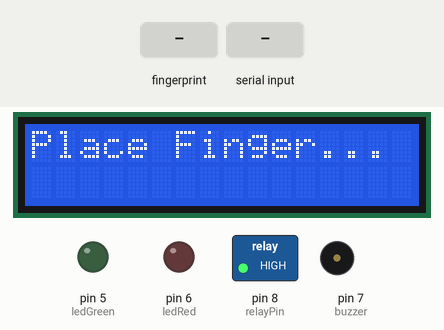
This sketch was run on a simulated Arduino Uno, built with avr-gcc and run on an emulated ATmega328P. Parts: 16×2 character LCD, switched loads named in the sketch (green lamp = pin HIGH), output pins drawn as LEDs (lit = HIGH), buzzer (waves = sounding). The test bench sets the inputs (shaded band). What the sketch prints to the serial monitor is not drawn.

Above: at 4.3 s.
4.4 s: finger stored as number 1 placed on the sensor
At 5.8 s:
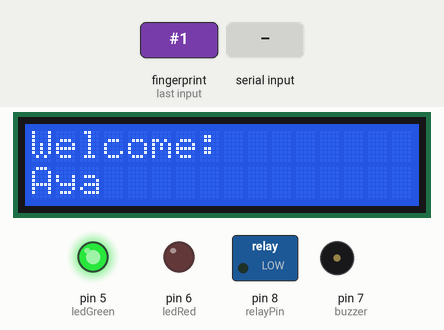
6.6 s: "e90\n" received over Serial
At 9.4 s:
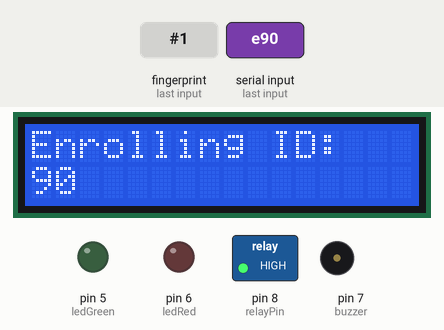
9.6 s: finger stored as number 1 placed on the sensor
At 11.0 s:
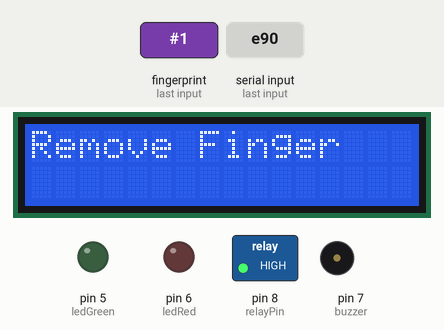
12.6 s: finger stored as number 1 placed on the sensor
At 14.3 s:
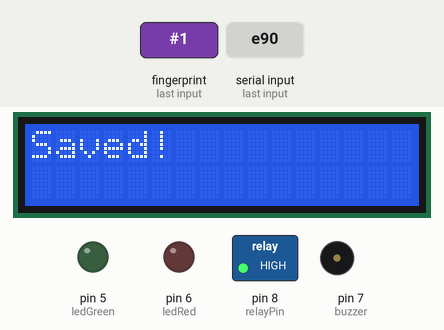
Timing chart, 0 to 15.8 s (numbered marks = the images above; inputs shaded):
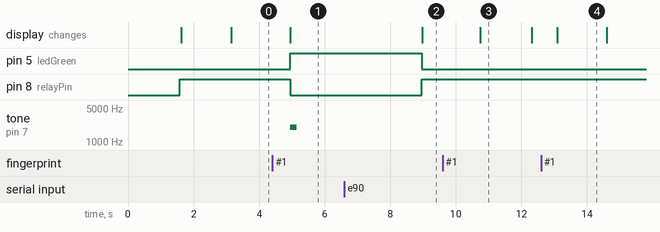

The sketch:

sketch_may23a_copy_20260523204840.ino
```cpp
#include <Adafruit_Fingerprint.h>
#include <SoftwareSerial.h>
#include <LiquidCrystal_I2C.h>

// ---------- LCD ----------
LiquidCrystal_I2C lcd(0x27, 16, 2);

// ---------- Fingerprint Sensor ----------
SoftwareSerial mySerial(2, 3);   // Rx, Tx
Adafruit_Fingerprint finger(&mySerial);

// ---------- Pins ----------
int relayPin = 8;     // Relay (Active LOW)
int buzzer = 7;       // Buzzer (Passive)
int ledGreen = 5;
int ledRed = 6;

// ---------------------
//  NAME FUNCTION
// ---------------------
String getName(int id) {
  if (id == 1) return "Aya";
  if (id == 2) return "Aml";
  if (id == 3) return "Salama";
  if (id == 4) return "Alaa";
  if (id == 5) return "Kiro";
  return "Unknown";
}

// ---------------------
//  SETUP
// ---------------------
void setup() {

  // LCD
  lcd.init();
  lcd.backlight();
  lcd.clear();
  lcd.setCursor(0, 0);
  lcd.print("System Starting...");
  delay(1500);

  Serial.begin(9600);
  mySerial.begin(57600);

  pinMode(relayPin, OUTPUT);
  pinMode(buzzer, OUTPUT);
  pinMode(ledGreen, OUTPUT);
  pinMode(ledRed, OUTPUT);

  // default OFF
  digitalWrite(relayPin, HIGH);   // Relay Active LOW → HIGH = OFF
  digitalWrite(ledGreen, LOW);
  digitalWrite(ledRed, LOW);
  digitalWrite(buzzer, LOW);

  Serial.println("Connecting to fingerprint sensor...");

  lcd.clear();
  lcd.setCursor(0, 0);
  lcd.print("Connecting...");

  if (!finger.verifyPassword()) {
    Serial.println("Sensor Error!");

    lcd.clear();
    lcd.print("Sensor Error!");

    while (1);
  }

  Serial.println("Ready!");

  lcd.clear();
  lcd.setCursor(0, 0);
  lcd.print("Fingerprint");
  lcd.setCursor(0, 1);
  lcd.print("System Ready");

  delay(1500);

  Serial.println("Press 'e' to Enroll");
}

// ---------------------
//  LOOP
// ---------------------
void loop() {

  // Check if user wants to enroll new finger
  if (Serial.available()) {
    char c = Serial.read();

    if (c == 'e') {
      enrollFingerprint();
    }
  }

  lcd.clear();
  lcd.setCursor(0, 0);
  lcd.print("Place Finger...");

  delay(300);

  int id = getFingerprintID();

  if (id > 0) {
    grantAccess(id);
  }
  else if (id == -2) {
    denyAccess();
  }
}

// ---------------------
//  ACCESS GRANTED
// ---------------------
void grantAccess(int id) {

  Serial.print("Welcome: ");
  Serial.println(getName(id));

  lcd.clear();
  lcd.setCursor(0, 0);
  lcd.print("Welcome:");
  lcd.setCursor(0, 1);
  lcd.print(getName(id));

  digitalWrite(ledRed, LOW);
  digitalWrite(ledGreen, HIGH);

  digitalWrite(relayPin, LOW);  // Relay ON

  tone(buzzer, 2000, 200);

  delay(4000);   // Door open time

  digitalWrite(relayPin, HIGH); // Relay OFF
  digitalWrite(ledGreen, LOW);
}

// ---------------------
//  ACCESS DENIED
// ---------------------
void denyAccess() {

  Serial.println("Access Denied!");

  lcd.clear();
  lcd.setCursor(0, 0);
  lcd.print("Access");
  lcd.setCursor(0, 1);
  lcd.print("Denied!");

  digitalWrite(ledGreen, LOW);
  digitalWrite(ledRed, HIGH);

  tone(buzzer, 500, 600);

  delay(1500);

  digitalWrite(ledRed, LOW);
}

// ---------------------
//  FINGERPRINT SEARCH
// ---------------------
int getFingerprintID() {

  uint8_t p = finger.getImage();

  if (p == FINGERPRINT_NOFINGER)
    return -1;

  if (p != FINGERPRINT_OK)
    return -2;

  p = finger.image2Tz();

  if (p != FINGERPRINT_OK)
    return -2;

  p = finger.fingerFastSearch();

  if (p != FINGERPRINT_OK)
    return -2;

  return finger.fingerID;
}

// ---------------------
// ENROLL NEW FINGERPRINT
// ---------------------
void enrollFingerprint() {

  int id;

  Serial.println("Enter ID (1-127):");

  while (!Serial.available());

  id = Serial.parseInt();

  if (id <= 0) {
    Serial.println("Invalid ID");
    return;
  }

  Serial.print("Enrolling ID: ");
  Serial.println(id);

  lcd.clear();
  lcd.print("Enrolling ID:");
  lcd.setCursor(0, 1);
  lcd.print(id);

  delay(1500);

  while (finger.getImage() != FINGERPRINT_OK) {

    lcd.clear();
    lcd.print("Place Finger");

    delay(500);
  }

  finger.image2Tz(1);

  lcd.clear();
  lcd.print("Remove Finger");

  delay(1500);

  while (finger.getImage() != FINGERPRINT_OK) {

    lcd.clear();
    lcd.print("Again Finger");

    delay(500);
  }

  finger.image2Tz(2);

  finger.createModel();
  finger.storeModel(id);

  Serial.println("Saved!");

  lcd.clear();
  lcd.print("Saved!");

  delay(1500);
}
```

Measured:
- after the input at 4.4 s, pin 5 (ledGreen): LOW → HIGH after 0.55 s; pin 8 (relayPin): HIGH → LOW after 0.55 s; tone on pin 7 (buzzer): silent → 2000 Hz after 0.55 s, → silent 0.20 s later; the display: changes after 0.55 s (image 1)
- after the input at 6.6 s, the display: changes after 2.4 s (image 2)
- after the input at 9.6 s, the display: changes after 1.1 s (image 3)
- after the input at 12.6 s, the display: changes after 0.49 s (image 4)
- what the display in image 3 shows lasts 1.6 s, from 10.7 s to 12.3 s
- what the display in image 4 shows lasts 1.5 s, from 13.1 s to 14.6 s
